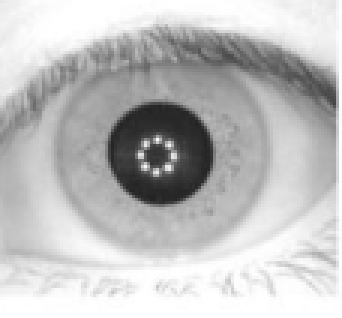
#> input picture src/eye.png, 114 x 106 px (shown 3 times larger)
$ jupyter execute --allow-errors seg.ipynb   (older library calls are emulated)
#> lines starting #> are read from the running program, lines starting #| are printed output that depends on the picture; after the words box and inside, x2 and y2 are one past the last pixel; in counts of white or black regions, pixels touching at a corner belong together
[cell 1]
import numpy as np
from matplotlib import pyplot as plt
import cv2

[cell 2]
def show_img(img, gray=True, splt=111, title="Image",axis="off"):
    plt.subplot(splt)
    plt.axis(axis)
    plt.title(title)
    if gray:
        plt.imshow(img, "gray",vmin=np.amin(img),vmax=np.amax(img))
    else:
        plt.imshow(img)

[cell 3]
def show_hist(img):
    plt.hist(img.ravel(), 256, (0,256))

[cell 4]
def get_mask(n,r):
#     n = 3
    a, b = n//2, n//2
#     r = 1

    y,x = np.ogrid[-a:n-a, -b:n-b]
    mask = x*x + y*y <= r*r
    return mask.astype(np.uint8)
#     array = np.ones((n, n))
#     array[mask] = 255

#> (a cell that did not finish here is left out)

[cell 6]
img = cv2.imread('eye.png',0)
#> img is the input picture: shape (106, 114); min 34, max 255, mean 191.6

[cell 7]
show_img(img,gray=True)
print(img.shape)
#| (106, 114)

[cell 8]
show_hist(img)
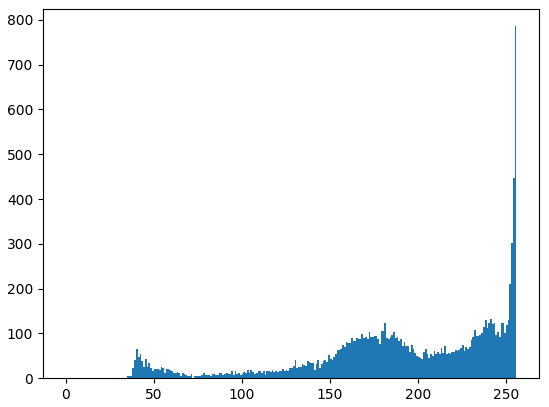
#> figure drawn by matplotlib, 1 panel; tallest bar 786 high, from x = 255 to 256

[cell 9]
eye = img.copy().astype(np.float)
eye /= 255
t= 0.5
eye[eye<t] = 0
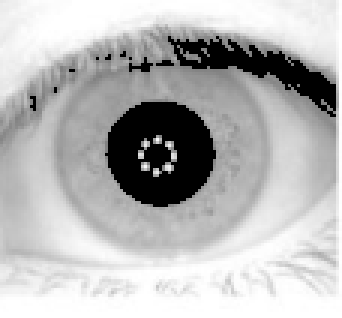
#> eye: shape (106, 114) float64 (shown 3 times larger); min 0, max 1, mean 0.717
eye[eye>=t] = 1
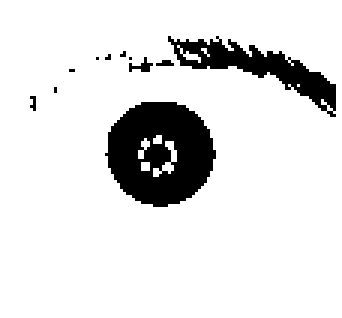
#> eye: shape (106, 114) float64 (shown 3 times larger); values 0 (black) and 1 (white), 88.2% white; 11 black regions (9 under 20 px), largest, box (x1, y1, x2, y2) and area: (35, 34, 72, 69) 923, (56, 12, 112, 39) 454
eye = eye.astype(np.bool)

[cell 10]
plt.figure(facecolor=(0,1,0))
show_img(eye)

[cell 11]
cmp = np.invert(eye).astype(np.uint8)
cmp.dtype
kern = get_mask(4,2)
show_img(kern)

plt.figure()
show_img(cmp,splt=121)
show_img(cv2.dilate(cmp,kern,iterations=1),splt=122)
#> in show_img (call 5), `plt.imshow(img, "gray",vmin=np.amin(img),vmax=np.amax(img))`:
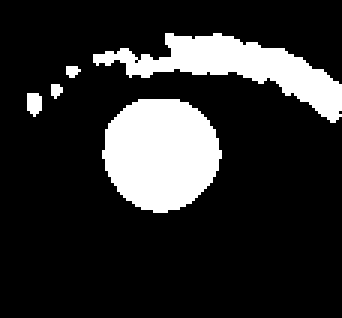
#> img: shape (106, 114) (shown 3 times larger); values 0 (black) and 1 (white), 17.4% white; 5 white regions (2 under 20 px), largest, box (x1, y1, x2, y2) and area: (34, 33, 74, 71) 1165, (31, 11, 114, 41) 875, (9, 31, 14, 39) 33
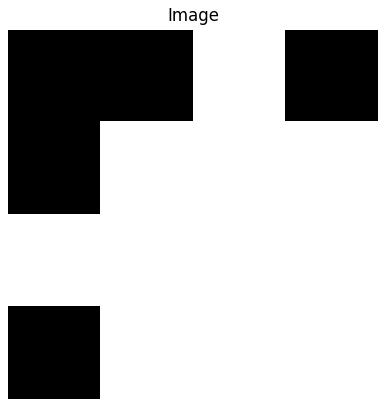
#> figure drawn by matplotlib, 1 panel

[cell 12]
kernel =get_mask(3,1).astype(np.uint8)
# bdl = cv2.
dltd = cv2.dilate(np.invert(img), kernel, iterations=2)
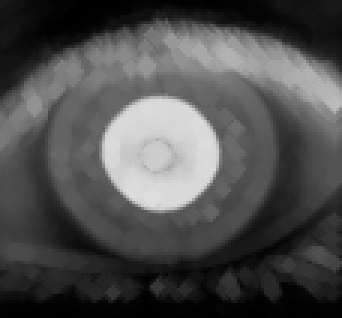
#> dltd: shape (106, 114) (shown 3 times larger); min 0, max 221, mean 78
show_img(img,splt=131)
show_img(dltd,splt=132)
show_img(np.invert(dltd),splt=133)
#> in show_img (call 8), `plt.imshow(img, "gray",vmin=np.amin(img),vmax=np.amax(img))`:
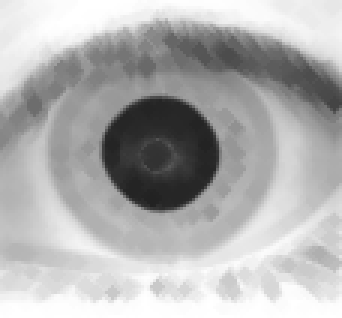
#> img: shape (106, 114) (shown 3 times larger); min 34, max 255, mean 177
# show_img(np.invert(img))

#> (a cell that did not finish here is left out)

[cell 14]
n = 3
a, b = n//2, n//2
r = 1

y,x = np.ogrid[-a:n-a, -b:n-b]
mask = x*x + y*y <= r*r

array = np.ones((n, n))
array[mask] = 255

[cell 15]
show_img(mask)
# array
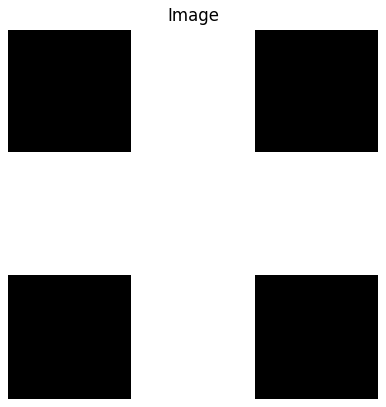
#> figure drawn by matplotlib, 1 panel

[cell 16]
from PIL import Image, ImageDraw
from math import sqrt, pi, cos, sin
from canny import canny_edge_detector
from collections import defaultdict

# Load image:
input_image = Image.open("eye.png")

# Output image:
output_image = Image.new("RGB", input_image.size)
#> output_image: PIL image 114x106 RGB; every value is 0
output_image.paste(input_image)
draw_result = ImageDraw.Draw(output_image)

# Find circles
rmin = 35
rmax = 40
steps = 100
threshold = 0.4

points = []
for r in range(rmin, rmax + 1):
    for t in range(steps):
        points.append((r, int(r * cos(2 * pi * t / steps)), int(r * sin(2 * pi * t / steps))))
# print(points)
acc = defaultdict(int)
#> (the rest of this cell did not finish here and is left out)
